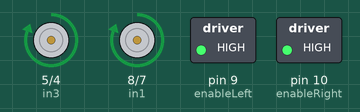
The sketch below on a simulated Arduino Uno, built with avr-gcc and run on an emulated ATmega328P. Shown: motor-driver pin pairs drawn as motors (green arrow = first pin HIGH = forward, orange = second pin HIGH = backward, longer = more drive), switched loads named in the sketch (green lamp = pin HIGH).

Above: at 0.1 s.
At 30.1 s:
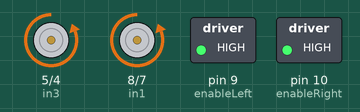
At 90.1 s:
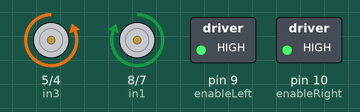
At 120.1 s:
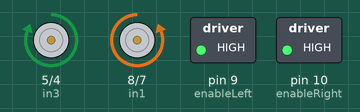
Timing chart, 0 to 121.6 s (numbered marks = the images above):
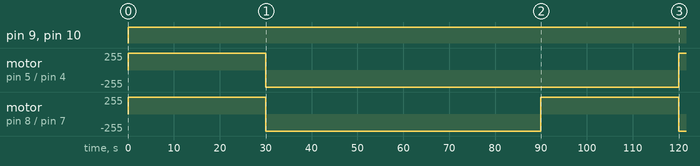

The sketch:

4-DC_Motor_Control_Project.ino
```cpp
const int enableLeft  = 9;  // Enable 1,2
const int in1         = 8;  // Input 1
const int in2         = 7;  // Input 2

const int enableRight = 10; // Enable 3,4
const int in3         = 5;  // Input 3
const int in4         = 4;  // Input 4

void setup() {

  pinMode(enableLeft, OUTPUT);
  pinMode(in1, OUTPUT);
  pinMode(in2, OUTPUT);

  pinMode(enableRight, OUTPUT);
  pinMode(in3, OUTPUT);
  pinMode(in4, OUTPUT);
}


void stopMotors() {
  digitalWrite(in1, LOW);
  digitalWrite(in2, LOW);
  digitalWrite(in3, LOW);
  digitalWrite(in4, LOW);
  analogWrite(enableLeft, 0);
  analogWrite(enableRight, 0);
}


void moveForward() {
  analogWrite(enableLeft, 255);
  analogWrite(enableRight, 255);
  digitalWrite(in1, HIGH);
  digitalWrite(in2, LOW);
  digitalWrite(in3, HIGH);
  digitalWrite(in4, LOW);
}


void moveBackward() {
  analogWrite(enableLeft, 255);
  analogWrite(enableRight, 255);
  digitalWrite(in1, LOW);
  digitalWrite(in2, HIGH);
  digitalWrite(in3, LOW);
  digitalWrite(in4, HIGH);
}


void turnRight() {
  analogWrite(enableLeft, 255);
  analogWrite(enableRight, 255);
  digitalWrite(in1, HIGH);
  digitalWrite(in2, LOW);
  digitalWrite(in3, LOW);
  digitalWrite(in4, HIGH);
}


void turnLeft() {
  analogWrite(enableLeft, 255);
  analogWrite(enableRight, 255);
  digitalWrite(in1, LOW);
  digitalWrite(in2, HIGH);
  digitalWrite(in3, HIGH);
  digitalWrite(in4, LOW);
}

void loop() {

  moveForward();
  delay(30000);

  moveBackward();
  delay(60000);

  turnRight();
  delay(30000);

  turnLeft();
  delay(30000);

  stopMotors();
  delay(2000);
}
```

Measured:
- by itself, pin 9 (enableLeft), pin 10 (enableRight): LOW → HIGH at 0.00 s
- by itself, motor on pin 5 (in3) / pin 4 (in4): stopped → forward 255/255 at 0.00 s, → backward 255/255 30.0 s later, → forward 255/255 90.0 s later
- by itself, motor on pin 8 (in1) / pin 7 (in2): alternates forward 255/255 for 30.0 s and backward 255/255 for 60.0 s
